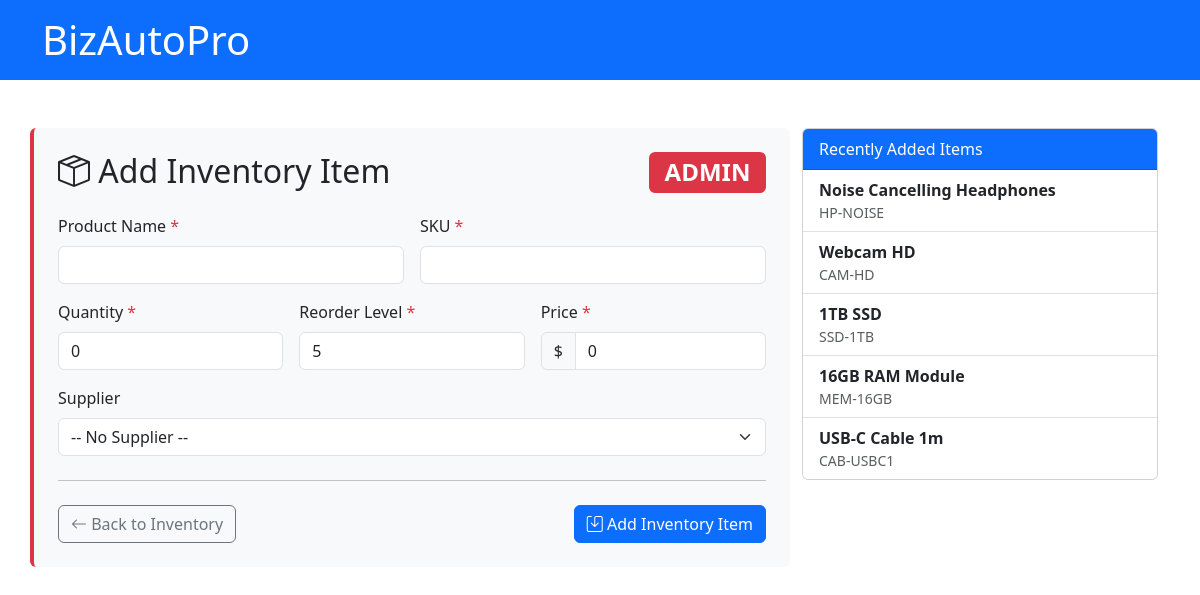
Screenshot of /add_inventory.php (signed in) with the database file from the repository.
### tables this page shows
CREATE TABLE `inventory` (
  `id` int(11) NOT NULL,
  `product_name` varchar(100) NOT NULL,
  `sku` varchar(50) NOT NULL,
  `quantity` int(11) NOT NULL DEFAULT 0,
  `reorder_level` int(11) NOT NULL DEFAULT 10,
  `price` decimal(10,2) NOT NULL,
  `supplier_id` int(11) DEFAULT NULL,
  `last_updated` timestamp NOT NULL DEFAULT current_timestamp() ON UPDATE current_timestamp()
);

### add_inventory.php (the view, shortened to what this page needs)
<?php
require 'config.php';
$recent_items = $pdo->query("SELECT product_name, sku FROM inventory ORDER BY id DESC LIMIT 5")->fetchAll();
?>
<!DOCTYPE html>
<html lang="en">
<head>
    <link href="https://cdn.jsdelivr.net/npm/bootstrap@5.3.0/dist/css/bootstrap.min.css" rel="stylesheet">
</head>
<body>
    <div class="container-fluid bg-primary text-white p-3 mb-4">
    <div class="container">
        <h1 class="display-6 mb-0">BizAutoPro</h1>
    </div>
</div>
    <div class="container py-4">
        <div class="row">
            <div class="col-md-8 mx-auto admin-panel p-4 rounded">
                <h2 class="mb-4">
                    <i class="bi bi-box-seam"></i> Add Inventory Item
                    <span class="badge bg-danger float-end">ADMIN</span>
                </h2>
                <form method="post" class="needs-validation" novalidate>
                    <div class="row g-3">
                        <div class="col-md-6">
                            <label class="form-label required-field">Product Name</label>
                            <input type="text" class="form-control" name="product_name" required
                                   value="<?= htmlspecialchars($_POST['product_name'] ?? '') ?>">
                        </div>
                        <div class="col-md-6">
                            <label class="form-label required-field">SKU</label>
                            <input type="text" class="form-control" name="sku" required
                                   value="<?= htmlspecialchars($_POST['sku'] ?? '') ?>">
                        </div>
                        <div class="col-md-4">
                            <label class="form-label required-field">Quantity</label>
                            <input type="number" class="form-control" name="quantity" min="0" required
                                   value="<?= htmlspecialchars($_POST['quantity'] ?? 0) ?>">
                        </div>
                        <div class="col-md-4">
                            <label class="form-label required-field">Reorder Level</label>
                            <input type="number" class="form-control" name="reorder_level" min="1" required
                                   value="<?= htmlspecialchars($_POST['reorder_level'] ?? 5) ?>">
                        </div>
                        <div class="col-md-4">
                            <label class="form-label required-field">Price</label>
                            <div class="input-group">
                                <span class="input-group-text">$</span>
                                <input type="number" step="0.01" class="form-control" name="price" min="0" required
                                       value="<?= htmlspecialchars($_POST['price'] ?? 0) ?>">
                            </div>
                        </div>
                        <div class="col-12">
                            <label class="form-label">Supplier</label>
                            <select class="form-select" name="supplier_id">
                                <option value="">-- No Supplier --</option>
                            </select>
                        </div>
                    </div>
                    <hr class="my-4">
                    <div class="d-flex justify-content-between">
                        <a href="inventory.php" class="btn btn-outline-secondary">
                            <i class="bi bi-arrow-left"></i> Back to Inventory
                        </a>
                        <button type="submit" class="btn btn-primary">
                            <i class="bi bi-save"></i> Add Inventory Item
                        </button>
                    </div>
                </form>
            </div>
            <div class="col-md-4">
                <div class="card">
                    <div class="card-header bg-primary text-white">
                        Recently Added Items
                    </div>
                    <ul class="list-group list-group-flush">
                        <?php foreach ($recent_items as $item): ?>
                            <li class="list-group-item">
                                <strong><?= htmlspecialchars($item['product_name']) ?></strong>
                                <div class="text-muted small"><?= htmlspecialchars($item['sku']) ?></div>
                            </li>
                        <?php endforeach; ?>
                    </ul>
                </div>
            </div>
        </div>
    </div>
    <link rel="stylesheet" href="https://cdn.jsdelivr.net/npm/bootstrap-icons@1.10.0/font/bootstrap-icons.css">
</body>
</html>

### add_inventory.php (style rules this page uses)
.admin-panel { background-color: #f8f9fa; border-left: 4px solid #dc3545; }
.required-field:after { content: " *"; color: #dc3545; }

### rows the page displays
inventory: product_name "Noise Cancelling Headphones", sku "HP-NOISE"
inventory: product_name "Webcam HD", sku "CAM-HD"
inventory: product_name "1TB SSD", sku "SSD-1TB"
inventory: product_name "16GB RAM Module", sku "MEM-16GB"
inventory: product_name "USB-C Cable 1m", sku "CAB-USBC1"
